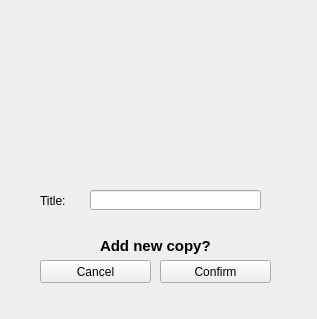
<?xml version="1.0" encoding="UTF-8"?>
<ui version="4.0">
 <class>Form</class>
 <widget class="QWidget" name="Form">
  <property name="geometry">
   <rect>
    <x>0</x>
    <y>0</y>
    <width>317</width>
    <height>319</height>
   </rect>
  </property>
  <property name="windowTitle">
   <string>Form</string>
  </property>
  <widget class="QPushButton" name="pushButton">
   <property name="geometry">
    <rect>
     <x>160</x>
     <y>260</y>
     <width>111</width>
     <height>23</height>
    </rect>
   </property>
   <property name="text">
    <string>Confirm</string>
   </property>
  </widget>
  <widget class="QPushButton" name="pushButton_2">
   <property name="geometry">
    <rect>
     <x>40</x>
     <y>260</y>
     <width>111</width>
     <height>23</height>
    </rect>
   </property>
   <property name="text">
    <string>Cancel</string>
   </property>
  </widget>
  <widget class="QLabel" name="label">
   <property name="geometry">
    <rect>
     <x>100</x>
     <y>40</y>
     <width>101</width>
     <height>131</height>
    </rect>
   </property>
   <property name="text">
    <string/>
   </property>
  </widget>
  <widget class="QLabel" name="label_2">
   <property name="geometry">
    <rect>
     <x>100</x>
     <y>230</y>
     <width>111</width>
     <height>31</height>
    </rect>
   </property>
   <property name="font">
    <font>
     <pointsize>11</pointsize>
     <weight>75</weight>
     <bold>true</bold>
    </font>
   </property>
   <property name="text">
    <string>Add new copy?</string>
   </property>
  </widget>
  <widget class="QLineEdit" name="lineEdit_title">
   <property name="geometry">
    <rect>
     <x>90</x>
     <y>190</y>
     <width>171</width>
     <height>20</height>
    </rect>
   </property>
  </widget>
  <widget class="QLabel" name="label_4">
   <property name="geometry">
    <rect>
     <x>40</x>
     <y>190</y>
     <width>46</width>
     <height>21</height>
    </rect>
   </property>
   <property name="text">
    <string>Title:</string>
   </property>
  </widget>
 </widget>
 <resources/>
 <connections/>
</ui>
